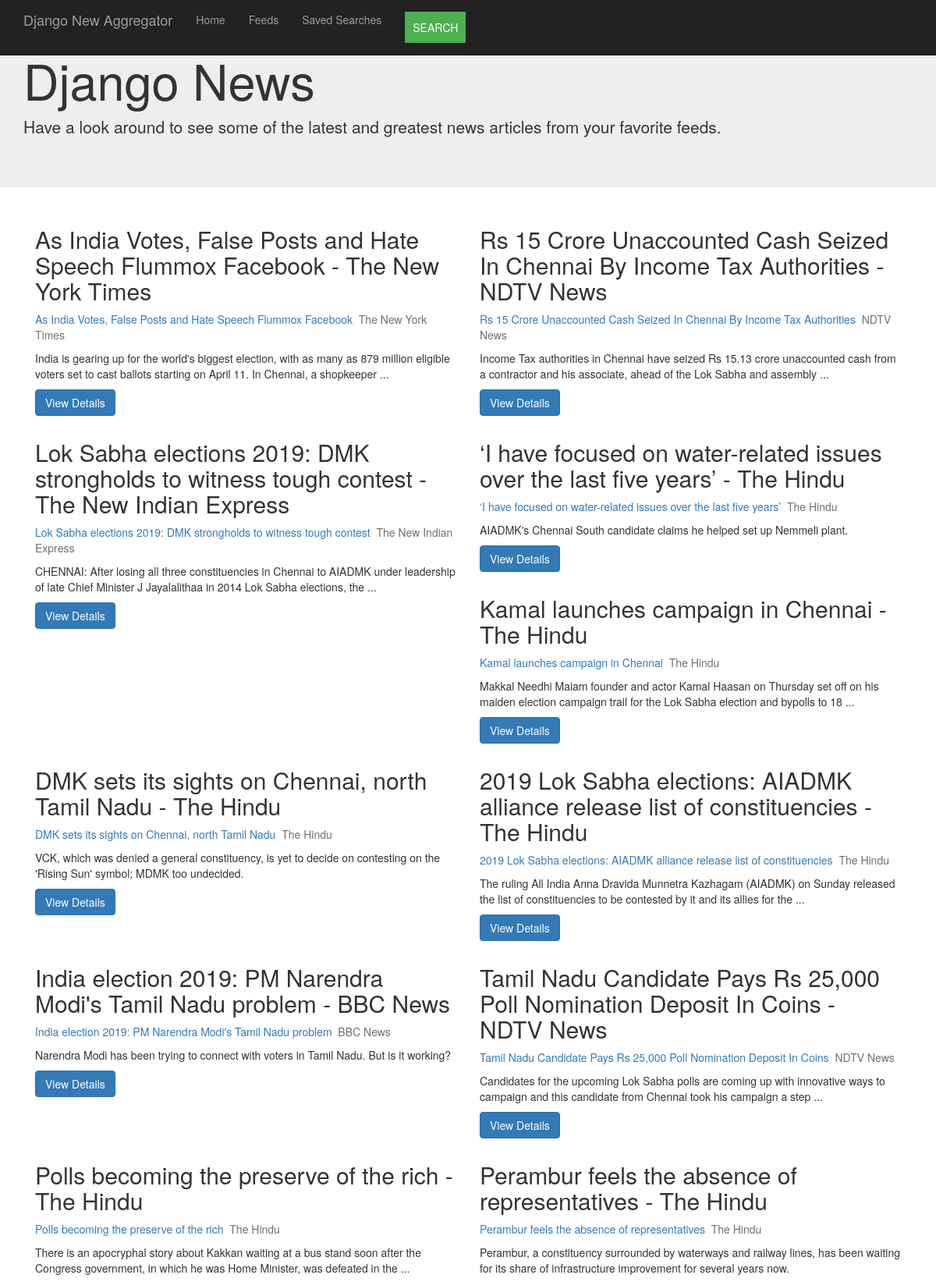
/auth/news/ (signed in, upper part), run on the app's committed database.
### news_items/models.py (models this page shows, shortened)
class Article(models.Model):
    feed = models.ForeignKey(Feed, on_delete=models.CASCADE)
    title = models.CharField(max_length=200)
    url = models.URLField()
    description = models.TextField()
    publication_date = models.DateTimeField()

### news_items/views.py (the view)
@login_required
def articles_list(request):
    articles = Article.objects.filter(feed__query__query_fk__user=request.user)
    rows = [articles[x:x+1] for x in range(0, len(articles), 1)]
    return render(request, 'news_items/articles_list.html', {'rows': rows})

### news_items/templates/news_items/articles_list.html
{% extends 'news_items/base.html' %}
{% block content %}
<div class="jumbotron">
  <div class="container">
    <h1>Django News</h1>
    <p>Have a look around to see some of the latest and greatest news articles from your favorite feeds.</p>
  </div>
</div>
<div class="container">
  {% for row in rows %}
  <div class="col-md-6">
    {% for entry in row %}
    <h2>{{entry.title}}</h2>
    <p>{{entry.description | safe}}</p>
    <p><a href="{{entry.url}}" target="_blank" class="btn btn-primary">View Details</a></p>
    {% endfor %}
  </div>
  {% endfor %}
  <footer>
    <p>&copy; 2015 Django News Aggregator</p>
  </footer>
</div>
{% endblock %}

### data on the page
Article: title "As India Votes, False Posts and Hate Speech Flummox Facebook - The New York Times", description "As India Votes, False Posts and Hate Speech Flummox Facebook The New York Times India is gearing up for the world's biggest election, with as many as 879 million eligible voters set to cast ballots starting on April 11. In Chennai, a shopkeeper ..."
Article: title "Rs 15 Crore Unaccounted Cash Seized In Chennai By Income Tax Authorities - NDTV News", description "Rs 15 Crore Unaccounted Cash Seized In Chennai By Income Tax Authorities NDTV News Income Tax authorities in Chennai have seized Rs 15.13 crore unaccounted cash from a contractor and his associate, ahead of the Lok Sabha and assembly ..."
Article: title "Lok Sabha elections 2019: DMK strongholds to witness tough contest - The New Indian Express", description "Lok Sabha elections 2019: DMK strongholds to witness tough contest The New Indian Express CHENNAI: After losing all three constituencies in Chennai to AIADMK under leadership of late Chief Minister J Jayalalithaa in 2014 Lok Sabha elections, the ..."
Article: title "‘I have focused on water-related issues over the last five years’ - The Hindu", description "‘I have focused on water-related issues over the last five years’ The Hindu AIADMK's Chennai South candidate claims he helped set up Nemmeli plant."
Article: title "Kamal launches campaign in Chennai - The Hindu", description "Kamal launches campaign in Chennai The Hindu Makkal Needhi Maiam founder and actor Kamal Haasan on Thursday set off on his maiden election campaign trail for the Lok Sabha election and bypolls to 18 ..."
Article: title "DMK sets its sights on Chennai, north Tamil Nadu - The Hindu", description "DMK sets its sights on Chennai, north Tamil Nadu The Hindu VCK, which was denied a general constituency, is yet to decide on contesting on the 'Rising Sun' symbol; MDMK too undecided."
Article: title "2019 Lok Sabha elections: AIADMK alliance release list of constituencies - The Hindu", description "2019 Lok Sabha elections: AIADMK alliance release list of constituencies The Hindu The ruling All India Anna Dravida Munnetra Kazhagam (AIADMK) on Sunday released the list of constituencies to be contested by it and its allies for the ..."
Article: title "India election 2019: PM Narendra Modi's Tamil Nadu problem - BBC News", description "India election 2019: PM Narendra Modi's Tamil Nadu problem BBC News Narendra Modi has been trying to connect with voters in Tamil Nadu. But is it working?"
Article: title "Tamil Nadu Candidate Pays Rs 25,000 Poll Nomination Deposit In Coins - NDTV News", description "Tamil Nadu Candidate Pays Rs 25,000 Poll Nomination Deposit In Coins NDTV News Candidates for the upcoming Lok Sabha polls are coming up with innovative ways to campaign and this candidate from Chennai took his campaign a step ..."
Article: title "Polls becoming the preserve of the rich - The Hindu", description "Polls becoming the preserve of the rich The Hindu There is an apocryphal story about Kakkan waiting at a bus stand soon after the Congress government, in which he was Home Minister, was defeated in the ..."
Article: title "Perambur feels the absence of representatives - The Hindu", description "Perambur feels the absence of representatives The Hindu Perambur, a constituency surrounded by waterways and railway lines, has been waiting for its share of infrastructure improvement for several years now."
